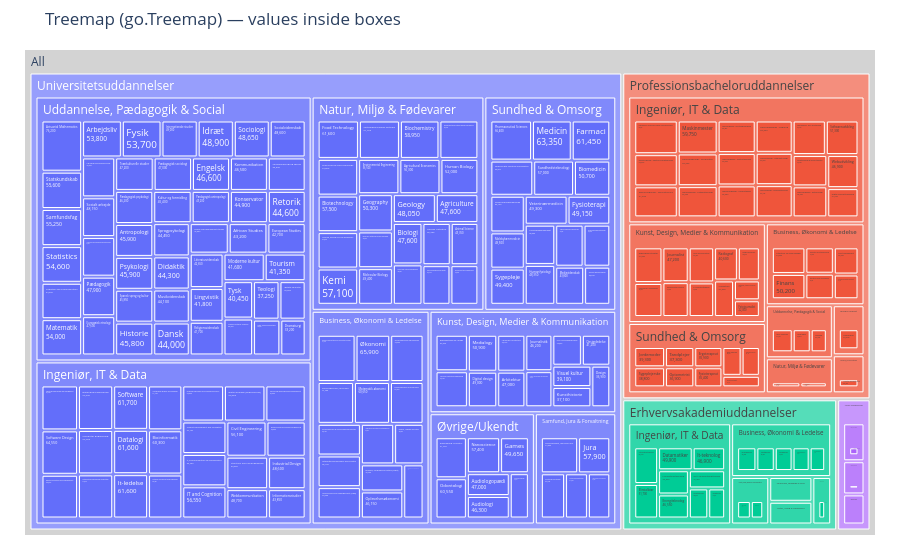

Notebook code for this chart:
### Code cell
# Build a hierarchical treemap using plotly.graph_objects and show values inside boxes.
# Uses existing `dat` dataframe from the notebook.
# Create treemap with values shown inside boxes
import plotly.graph_objects as go

# Aggregate leaf values (sum maanedloen_10aar per titel/cluster/education)
leaf = (
    dat
    .groupby(['educational_category', 'cluster_label', 'titel'], as_index=False)
    ['maanedloen_10aar']
    .mean()
    .rename(columns={'maanedloen_10aar': 'value'})
)

# Prepare nodes: root -> educational_category -> cluster_label -> titel
nodes = []
# root
nodes.append(dict(id='All', label='All', parent='', value=leaf['value'].sum()))

# educational_category nodes
edu_totals = leaf.groupby('educational_category', as_index=False)['value'].sum()
for _, r in edu_totals.iterrows():
    nodes.append(dict(id=r['educational_category'], label=r['educational_category'], parent='All', value=r['value']))

# cluster_label nodes (under their educational_category)
cluster_totals = leaf.groupby(['educational_category', 'cluster_label'], as_index=False)['value'].sum()
for _, r in cluster_totals.iterrows():
    cid = f"{r['educational_category']}/{r['cluster_label']}"
    nodes.append(dict(id=cid, label=r['cluster_label'], parent=r['educational_category'], value=r['value']))

# leaf (titel) nodes
for _, r in leaf.iterrows():
    cid = f"{r['educational_category']}/{r['cluster_label']}"
    lid = f"{cid}/{r['titel']}"
    nodes.append(dict(id=lid, label=r['titel'], parent=cid, value=r['value']))

# Turn nodes into lists for Plotly
ids = [n['id'] for n in nodes]
labels = [n['label'] for n in nodes]
parents = [n['parent'] for n in nodes]
values = [n['value'] for n in nodes]

df_tree = pd.DataFrame({'ids': ids, 'labels': labels, 'parents': parents, 'values': values})

fig_go = go.Figure(go.Treemap(
    ids=ids,
    labels=labels,
    parents=parents,
    values=values,
    branchvalues='total',               # size of parent equals sum of children
    textinfo='label+value',             # show label and value inside boxes
    hovertemplate='<b>%{label}</b><br>Løn: %{value}<extra></extra>',
    root_color="lightgrey"
))
display(df_tree)
fig_go.update_layout(title='Treemap (go.Treemap) — values inside boxes', margin=dict(t=50, l=25, r=25, b=25))
fig_go.show()

### Figure 1 — Plotly figure (JSON) as saved in the notebook; plotly's stock layout.template omitted (floating-point values rounded to 4 significant figures; data arrays with more than 128 entries replaced by an {"elided": "..."} marker saying what was removed)
{"data": [{"branchvalues": "total", "hovertemplate": "<b>%{label}</b><br>Løn: %{value}<extra></extra>", "ids": {"elided": "254 str values"}, "labels": {"elided": "254 str values"}, "parents": {"elided": "254 str values"}, "root": {"color": "lightgrey"}, "textinfo": "label+value", "type": "treemap", "values": {"elided": "254 int values"}}], "layout": {"margin": {"b": 25, "l": 25, "r": 25, "t": 50}, "title": {"text": "Treemap (go.Treemap) — values inside boxes"}}}
